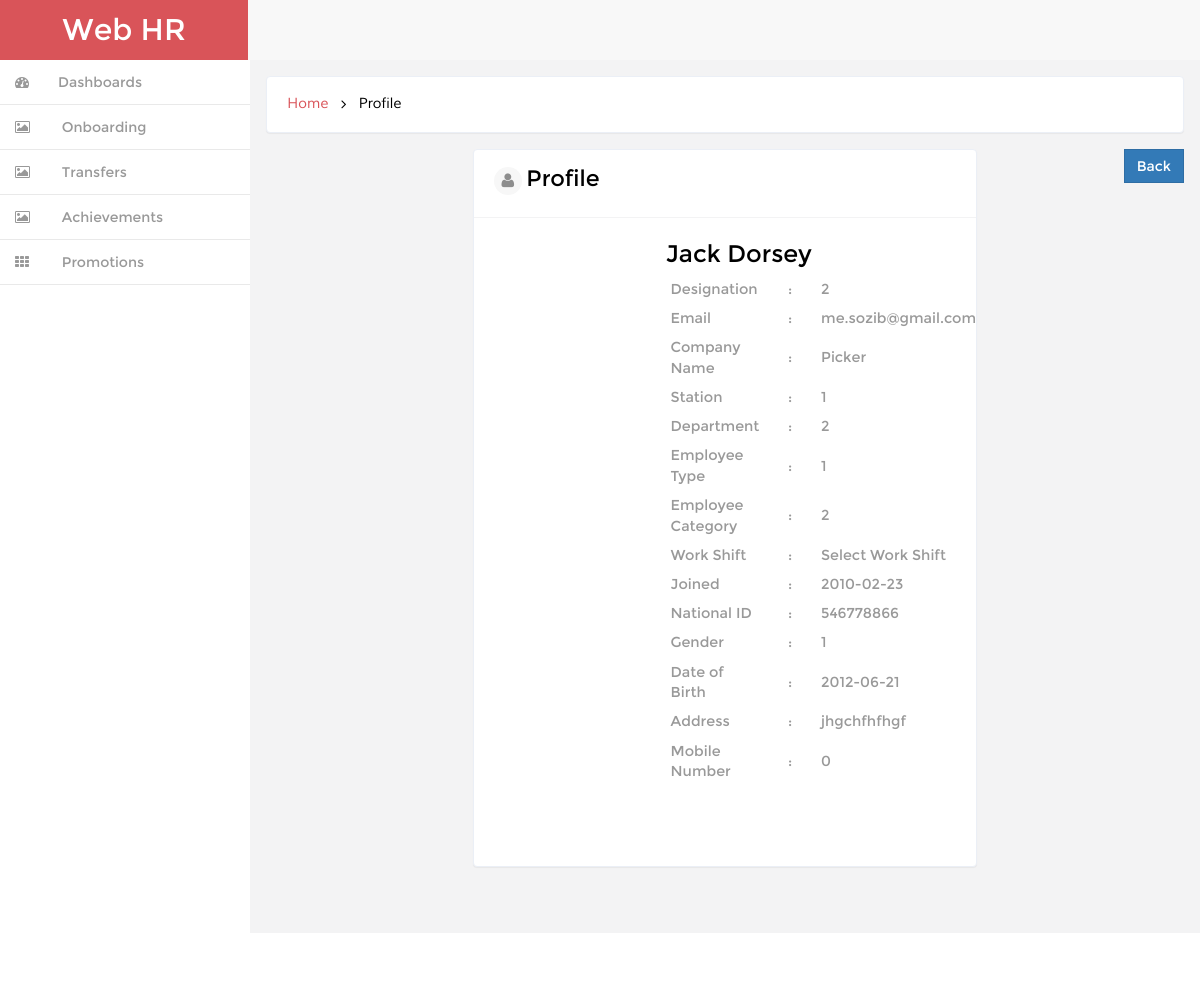
The page /profile.php?id=1 on the database its author committed.
### tables this page shows
CREATE TABLE `tbl_add_member` (
  `id` int(10) NOT NULL,
  `companyName` varchar(100) NOT NULL,
  `station` varchar(255) NOT NULL,
  `department` varchar(100) NOT NULL,
  `employeeType` varchar(100) NOT NULL,
  `employeeCategory` varchar(100) NOT NULL,
  `jobTitle` varchar(255) NOT NULL,
  `workShift` varchar(100) NOT NULL,
  `fullName` varchar(255) NOT NULL,
  `emailAddress` varchar(255) NOT NULL,
  `joiningDate` date NOT NULL,
  `nationalId` varchar(255) NOT NULL,
  `gender` varchar(100) NOT NULL,
  `dateOfBirth` date NOT NULL,
  `address` text NOT NULL,
  `mobileNumber` int(100) NOT NULL,
  `addImage` varchar(255) NOT NULL
);

### classes/Dbconf.php (called while the page is built, shortened)
<?php
class Dbconf {
    public function __construct() {
        try{
            $this->db_con = new PDO("mysql:host=localhost;dbname=web_hr","root","");
        } catch (PDOException $ex) {
            echo 'Connection error occure'.$ex;
        }
    }
}

### classes/Superadmin.php (called while the page is built, shortened)
<?php
include_once 'Dbconf.php';
class Superadmin extends Dbconf{
public function view_single_member_info($data){
  $id = $data;
  $query = "SELECT * FROM tbl_add_member WHERE id=$id";
  $statment = $this->db_con->query($query);
  return $statment;
}
}

### profile.php (the view, shortened to what this page needs)
<?php
include_once 'include/header.php';
$id = $_GET['id'];
include 'classes/Superadmin.php';
$obj_sup = new Superadmin();
$statment=$obj_sup->view_single_member_info($id);
$row = $statment->fetch(PDO::FETCH_ASSOC);
?>
<div id="page-wrapper" class="gray-bg dashbard-1">
      <div class="content-main">
            <div class="banner">
                  <h2>
                        <a href="index.html">Home</a>
                        <i class="fa fa-angle-right"></i>
                        <span>Profile</span>
                 </h2>
          </div>
     <div class=" profile">
              <div style="float: right;">
                        <a class="btn btn-primary" href="all_member.php" role="button">Back</a>
                 </div>
           <div class="profile-bottom">
                 <h3><i class="fa fa-user"></i>Profile</h3>
                 <div class="profile-bottom-top">
                       <div class="col-md-4 profile-bottom-img">
                      </div>
                      <div class="col-md-8 profile-text">
                             <h6>Jack Dorsey</h6>
                             <table>
                                   <td>Designation</td>
                                   <td>:</td>
                                   <td><?php echo $row['jobTitle'];?></td>
                            <tr>
                                   <td>Email</td>
                                   <td>:</td>
                                   <td><?php echo $row['emailAddress'];?></td>
                            </tr>
                            <tr>
                                   <td>Company Name</td>
                                   <td>:</td>
                                   <td><?php echo $row['companyName'];?></td>
                            </tr>
                            <tr>
                                   <td>Station</td>
                                   <td>:</td>
                                   <td><?php echo $row['station'];?></td>
                            </tr>
                            <tr>
                                   <td>Department</td>
                                   <td>:</td>
                                   <td><?php echo $row['department'];?></td>
                            </tr>
                            <tr>
                                   <td>Employee Type</td>
                                   <td>:</td>
                                   <td><?php echo $row['employeeType'];?></td>
                            </tr>
                            <tr>
                                   <td>Employee Category</td>
                                   <td>:</td>
                                   <td><?php echo $row['employeeCategory'];?></td>
                            </tr>
                            <tr>
                                   <td>Work Shift</td>
                                   <td>:</td>
                                   <td><?php echo $row['workShift'];?></td>
                            </tr>
                            <tr>
                                   <td>Joined</td>
                                   <td>:</td>
                                   <td><?php echo $row['joiningDate'];?></td>
                            </tr>
                            <tr>
                                   <td>National ID</td>
                                   <td>:</td>
                                   <td><?php echo $row['nationalId'];?></td>
                            </tr>
                            <tr>
                                   <td>Gender</td>
                                   <td>:</td>
                                   <td><?php echo $row['gender'];?></td>
                            </tr>
                            <tr>
                                   <td>Date of Birth</td>
                                   <td>:</td>
                                   <td><?php echo $row['dateOfBirth'];?></td>
                            </tr>
                            <tr>
                                   <td>Address</td>
                                   <td>:</td>
                                   <td><?php echo $row['address'];?></td>
                            </tr>
                            <tr>
                                   <td>Mobile Number</td>
                                   <td>:</td>
                                   <td><?php echo $row['mobileNumber'];?></td>
                            </tr>
                     </table>
              </div>
              <div class="clearfix"></div>
       </div>
       <div class="profile-bottom-bottom">
   </div>
</div>
</div>
<?php include_once 'include/footer.php';?>

### css/style.css (style rules this page uses)
h4, h5, h6, h1, h2, h3 { margin: 0; }
html, body { font-family:'Montserrat-Regular'; font-size: 100%; background:#F3F3F4; overflow-x: hidden; }
body a { transition:0.5s all; -webkit-transition:0.5s all; -moz-transition:0.5s all; -o-transition:0.5s all; -ms-transition:0.5s all; }
@media (min-width: 768px) { #page-wrapper { position: inherit; margin: 0 0 0 240px; min-height: 1000px; } }
.content-main { background-color: #F3F3F4; padding-top: 1em; }
.banner { background: #fff; display: block; margin: 0em 1em ; padding:1em; border: 1px solid #ebeff6; border-color: #ebeff6; border-radius: 4px; -webkit-border-radius: 4px; -o-border-radius: 4px; -moz-border-radius: 4px; -ms-border-radius: 4px; -webkit-box-shadow: 0 1px 1px rgba(0,0,0,.05); box-shadow: 0 1px 1px rgba(0,0,0,.05); }
.banner h2 { font-size:0.9em; }
.banner h2 a { color:#D95459; text-decoration:none; font-family: 'Muli-Regular'; padding:0.3em ; }
.banner h2 span { color:#000; font-family: 'Muli-Regular'; padding:0.3em ; }
.banner h2 i { color:#000; vertical-align:middle; padding:0.3em ; }
.btn { border-radius: 0px; outline: none; }
.profile { min-height:800px; padding:1em; }
.profile-bottom { width: 55%; margin: 0em auto; background-color: #fff; padding: 1em 0 ; border: 1px solid #ebeff6; border-radius: 4px; -webkit-border-radius: 4px; -o-border-radius: 4px; -moz-border-radius: 4px; -ms-border-radius: 4px; -webkit-box-shadow: 0 1px 1px rgba(0,0,0,.05); box-shadow: 0 1px 1px rgba(0,0,0,.05); }
.profile-bottom h3 { font-size: 1.4em; color:#000; padding: 0em 0.9em 1em; border-bottom: 1px solid #F3F3F4; margin-bottom: 1em; }
.profile-bottom h3 i { font-size: 16px; width: 28px; height: 28px; background: #F7F7F7; border-radius: 100px; -webkit-border-radius: 100px; -o-border-radius: 100px; -moz-border-radius: 100px; -ms-border-radius: 100px; text-align: center; line-height: 1.7em; color: #8E8E8E; margin-right: 1%; }
.profile-text h6 { font-size: 1.5em; color:#000; padding: 0em 0.4em 0.3em; }
.profile-text td { font-size: 0.9em; color:#999; padding: 0.3em 1em; }
.profile-bottom-bottom { padding: 2em 0; }

### css/custom.css (style rules this page uses)
#page-wrapper { min-height: 568px; }
@media (min-width:768px) { #page-wrapper { position: inherit; margin: 0 0 0 250px; } }

### rows shown on the page
tbl_add_member: jobTitle "2", emailAddress "me.sozib@gmail.com", companyName "Picker", station "1", department "2", employeeType "1", employeeCategory "2", workShift "Select Work Shift", joiningDate "2010-02-23", nationalId "546778866", gender "1", dateOfBirth "2012-06-21", address "jhgchfhfhgf", mobileNumber "0"
